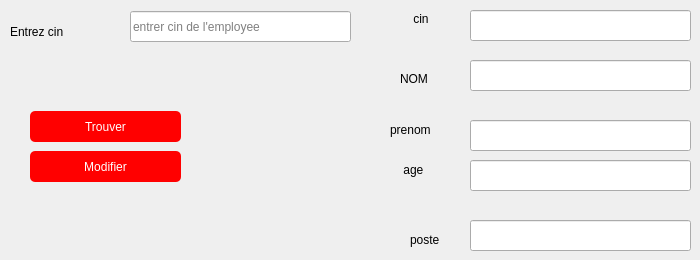
           <widget class="QWidget" name="tab_23">
            <attribute name="title">
             <string>Modifier</string>
            </attribute>
            <widget class="QLabel" name="nom_prod_modif_3">
             <property name="geometry">
              <rect>
               <x>400</x>
               <y>71</y>
               <width>61</width>
               <height>16</height>
              </rect>
             </property>
             <property name="text">
              <string>NOM</string>
             </property>
            </widget>
            <widget class="QLabel" name="id_prod_modif_3">
             <property name="geometry">
              <rect>
               <x>410</x>
               <y>11</y>
               <width>31</width>
               <height>16</height>
              </rect>
             </property>
             <property name="text">
              <string> cin</string>
             </property>
            </widget>
            <widget class="QPushButton" name="trouv_prod_3">
             <property name="geometry">
              <rect>
               <x>30</x>
               <y>111</y>
               <width>151</width>
               <height>31</height>
              </rect>
             </property>
             <property name="styleSheet">
              <string notr="true">border:none;
border-radius:5px;
background-color:red;
color:white;</string>
             </property>
             <property name="text">
              <string>Trouver</string>
             </property>
            </widget>
            <widget class="QLineEdit" name="trouv_prod_5">
             <property name="geometry">
              <rect>
               <x>130</x>
               <y>11</y>
               <width>221</width>
               <height>31</height>
              </rect>
             </property>
             <property name="placeholderText">
              <string>entrer cin de l'employee</string>
             </property>
            </widget>
            <widget class="QLineEdit" name="modif_qtt_prod_4">
             <property name="geometry">
              <rect>
               <x>470</x>
               <y>120</y>
               <width>221</width>
               <height>31</height>
              </rect>
             </property>
            </widget>
            <widget class="QLabel" name="qtt_prod_modif_3">
             <property name="geometry">
              <rect>
               <x>400</x>
               <y>160</y>
               <width>131</width>
               <height>20</height>
              </rect>
             </property>
             <property name="text">
              <string> age</string>
             </property>
            </widget>
            <widget class="QLineEdit" name="modif_id_prod_3">
             <property name="geometry">
              <rect>
               <x>470</x>
               <y>10</y>
               <width>221</width>
               <height>31</height>
              </rect>
             </property>
            </widget>
            <widget class="QLabel" name="id_prod_trouv_3">
             <property name="geometry">
              <rect>
               <x>10</x>
               <y>21</y>
               <width>121</width>
               <height>21</height>
              </rect>
             </property>
             <property name="text">
              <string>Entrez cin</string>
             </property>
            </widget>
            <widget class="QPushButton" name="modif_prod_6">
             <property name="geometry">
              <rect>
               <x>30</x>
               <y>151</y>
               <width>151</width>
               <height>31</height>
              </rect>
             </property>
             <property name="styleSheet">
              <string notr="true">border:none;
border-radius:5px;
background-color:red;
color:white;</string>
             </property>
             <property name="text">
              <string>Modifier</string>
             </property>
            </widget>
            <widget class="QLabel" name="unite_prod_modif_3">
             <property name="geometry">
              <rect>
               <x>410</x>
               <y>230</y>
               <width>101</width>
               <height>20</height>
              </rect>
             </property>
             <property name="text">
              <string>poste</string>
             </property>
            </widget>
            <widget class="QLineEdit" name="modif_qtt_prod_3">
             <property name="geometry">
              <rect>
               <x>470</x>
               <y>160</y>
               <width>221</width>
               <height>31</height>
              </rect>
             </property>
            </widget>
            <widget class="QLabel" name="dde_prod_modif_3">
             <property name="geometry">
              <rect>
               <x>390</x>
               <y>120</y>
               <width>101</width>
               <height>20</height>
              </rect>
             </property>
             <property name="text">
              <string>prenom</string>
             </property>
            </widget>
            <widget class="QLineEdit" name="modif_nom_prod_3">
             <property name="geometry">
              <rect>
               <x>470</x>
               <y>60</y>
               <width>221</width>
               <height>31</height>
              </rect>
             </property>
            </widget>
            <widget class="QLineEdit" name="modif_nom_prod_4">
             <property name="geometry">
              <rect>
               <x>470</x>
               <y>220</y>
               <width>221</width>
               <height>31</height>
              </rect>
             </property>
            </widget>
           </widget>
